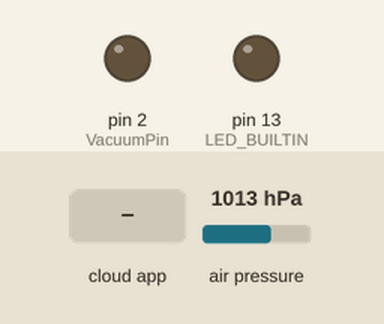
A sketch run on a simulated Arduino Uno, built with avr-gcc and run on an emulated ATmega328P. On the bench: output pins drawn as LEDs (lit = HIGH). The test bench sets the inputs (shaded band); at power-on: air pressure 1013 hPa. The ROS host is connected and sends only what is stated.

Above: at 1.2 s.
1.3 s: the phone or cloud app sets suction_state to 1
At 2.1 s:
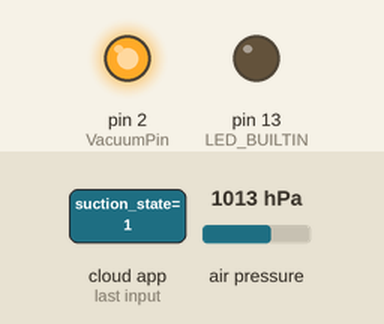
2.8 s: the phone or cloud app sets suction_state to 0
At 3.3 s:
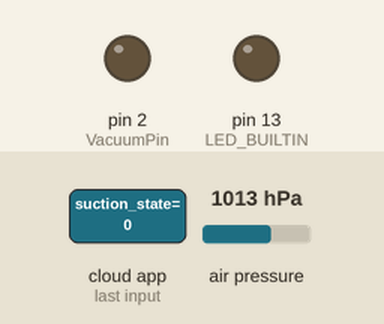
Timing chart, 0 to 5.8 s (numbered marks = the images above; inputs shaded):
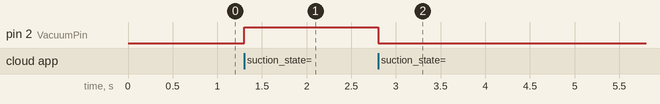

Measured:
- after the input at 1.3 s, pin 2 (VacuumPin): LOW → HIGH at once
- after the input at 2.8 s, pin 2 (VacuumPin): HIGH → LOW at once

The sketch:

vacuum_controlV3.ino
```cpp
#include <ros.h>

#include <std_msgs/Bool.h>
#include <std_msgs/Int8.h>
#include <std_msgs/Float64.h>


#include <Wire.h>
#include <SPI.h>
#include <Adafruit_Sensor.h>
#include <Adafruit_BME280.h>

#define SEALEVELPRESSURE_HPA (1013.25)

Adafruit_BME280 bme; // I2C Address
// NOTE patrick said I2C address was Ox76, however the one I tested on was fine with the default of 0x77, see home/Arduino/libaries/Adafruit_BME280_Library/Adafruit_BME280.h
//See https://learn.adafruit.com/adafruit-bme280-humidity-barometric-pressure-temperature-sensor-breakout/arduino-test for setting up of libaries

// Vaccuum off no blockage - 1008.03//
//
///
#define P_THRESHOLD 850


ros::NodeHandle nh ;

#define VacuumPin 2 //Patricks board the arduino is connected to pin 2

bool last_msg ;

void messageCb( const std_msgs::Bool& toggle_msg){

  last_msg = toggle_msg.data ;

  if ( toggle_msg.data ) {
    digitalWrite( VacuumPin , HIGH ) ;
  } else {
    digitalWrite( VacuumPin , LOW ) ;
  }

}

std_msgs::Int8 grip_message;
std_msgs::Float64 sensor_message;

ros::Publisher pub_state("grip_sensor", &grip_message);
ros::Publisher pub_value("pressure_sensor", &sensor_message);

ros::Subscriber<std_msgs::Bool> sub( "suction_state" , &messageCb );

void setup() {

  pinMode ( VacuumPin , OUTPUT ) ;

  Serial.println(F("BME280 test"));

  bool status;
  // default settings
  // (you can also pass in a Wire library object like &Wire2)
  status = bme.begin();
  if (!status) {
      Serial.println("Could not find a valid BME280 sensor, check wiring!");
      while (1);
  }


  pinMode ( LED_BUILTIN , OUTPUT ) ;
  digitalWrite( VacuumPin , LOW ) ;
  nh.initNode() ;
  nh.subscribe(sub) ;
  nh.advertise(pub_state);
  nh.advertise(pub_value);
  //Serial.begin(9600) ;


}


void loop() {
  // put your main code here, to run repeatedly:


  float p_reading = bme.readPressure() / 100.0f;
  sensor_message.data = p_reading;
  Serial.print(millis());
  Serial.print(" ");
  Serial.print(p_reading);
  Serial.println(" hPa");
  if (p_reading > P_THRESHOLD){ //Not blocked
    grip_message.data = 0;
  }
  else
  { //flow blocked
    grip_message.data = 2;
  }
/* From requirements (who knows if this is actuall) what we mean)
 * 0 - Finger retracted -- Not blocked
1 - Finger extended, no item -- Not blocked
2 - Finger extended, with item -- Blocked
3 - Finger in motion --Not blocked
 */
  pub_state.publish(&grip_message);
  pub_value.publish(&sensor_message);

  nh.spinOnce() ;
  //Serial.println( digitalRead(LED_BUILTIN)) ;
  //delay(250 ) ;


}
```
